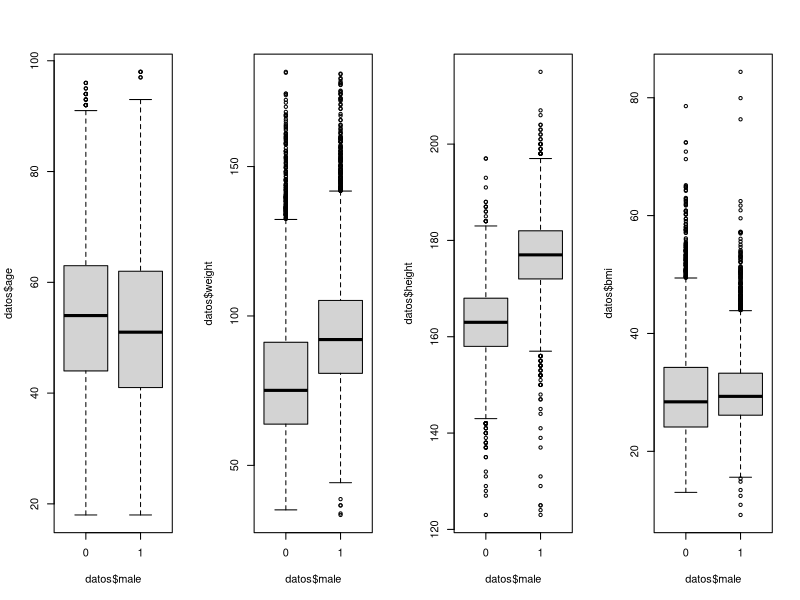
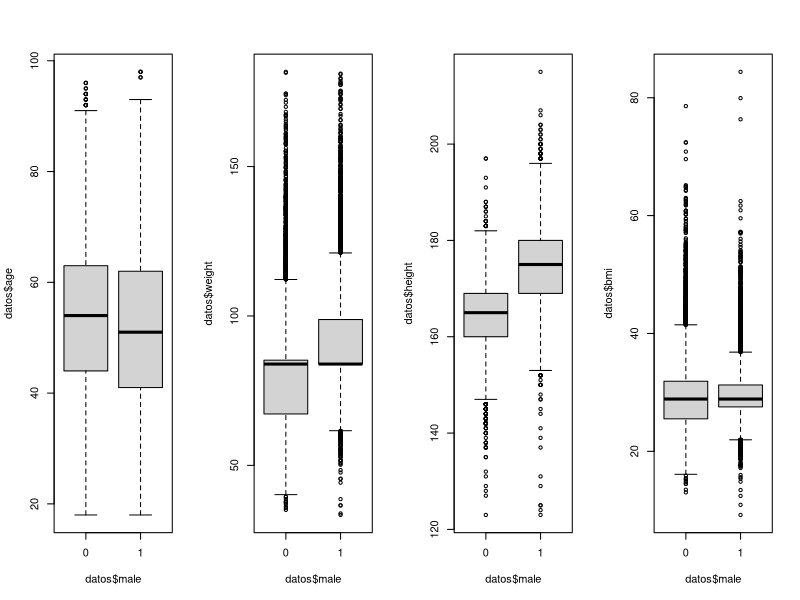
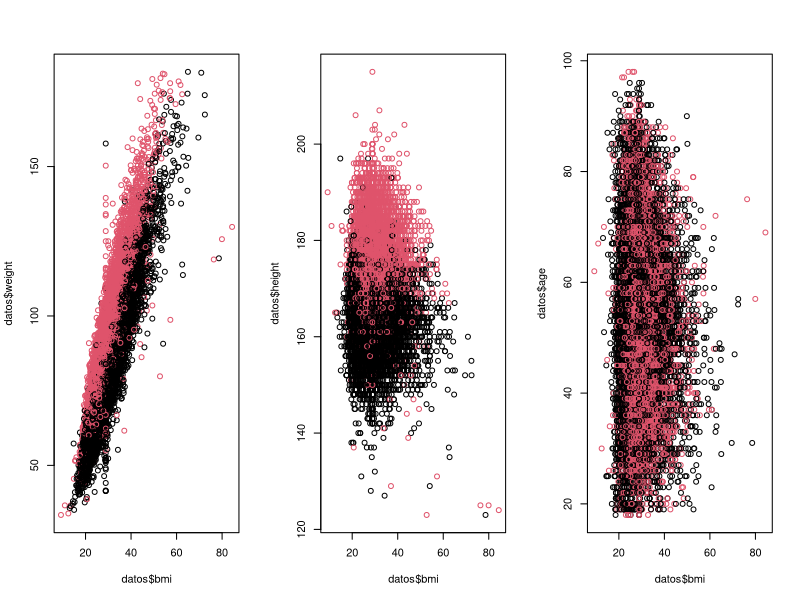

Here is the R script that generated these plots, in order:
options(digits = 7)
######## analisis descriptivo de datos
library(survival)
data(nafld)
datos = nafld1

head(datos)
dim(datos)
str(datos)
summary(datos)
# nos quedamos con las columnas deseadas, quitamos los id's y los case.id's
datos = datos[, -c(1, 7)]
# pasamos a tipo factor a las variables male y status
datos$male = as.factor(datos$male)
datos$status = as.factor(datos$status)
# tuplas que no tienen valores nulos 12588
dim(datos[complete.cases(datos), ])
# tenemos 17549 - 12588 =  4961 tuplas con valores nulos
# representan el 4961*100/17549 28.2% del total de tuplas

# dividimos las tuplas por la variable male e imputamos los valores faltantes
# utlizando la media muestral

# boxplots antes de imputar datos
par(mfrow = c(1,4))
boxplot(datos$age ~ datos$male)
boxplot(datos$weight ~ datos$male)
boxplot(datos$height ~ datos$male)
boxplot(datos$bmi ~ datos$male)

for(i in c(3,4,5)){
    # extraemos los grupos
    datosGenero0 = datos[datos$male == 0, i]
    datosGenero1 = datos[datos$male == 1, i]
    # imputamos los datos segun al grupo que pertenezcan
    #  primero lo hacemos para el grupo de mujeres 0
    datosGenero0[is.na(datosGenero0)] = median(datos[, i], na.rm = T)
    datos[datos$male == 0, i] = datosGenero0
    #  ahora para el grupo de hombres
    datosGenero1[is.na(datosGenero1)] = median(datos[, i], na.rm = T)
    datos[datos$male == 1, i] = datosGenero1
}
# ahora ya no tenemos valores nulos
summary(datos)

# boxplots despues de imputar datos
par(mfrow = c(1,4))
boxplot(datos$age ~ datos$male)
boxplot(datos$weight ~ datos$male)
boxplot(datos$height ~ datos$male)
boxplot(datos$bmi ~ datos$male)
# no podemos quitar outliers porque se puede dar el caso de tener
# personas muy obesas o muy altas y viceversa. Ademas para el bmi tampoco
# podemos omitir nada mas.

# graficos de dispersion de bmi con peso y altura
par(mfrow = c(1,3))
plot(datos$bmi, datos$weight, col = datos$male)
plot(datos$bmi, datos$height, col = datos$male)
plot(datos$bmi, datos$age, col = datos$male)
